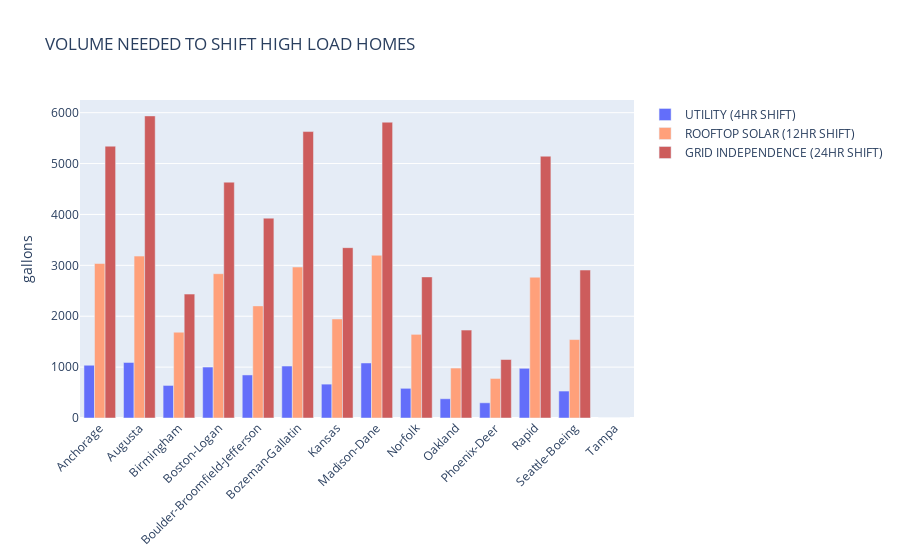
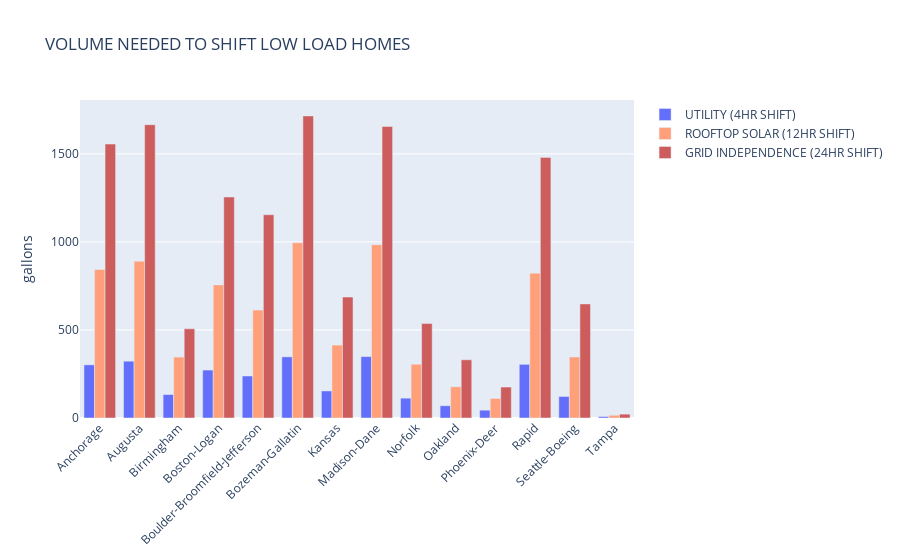

Notebook code cell kept with these figures, in order:
### Markdown cell above
### Visualizing Storage
100-500 GALLONS
Can be stacked and fit into existing boiler room in retrofit buildings. 
![](./media/sHeat_withMan.png)

500-2000 GALLONS 
![](./media/attached_shed.png)

2000+ GALLONS

![](./media/drum_storage.png)

### Code cell
# Plot Storage Required By Location as Bar Graph

cities = highGasUse12['city'].to_list()

gal_low24 = (lowGasUse24['volume']).tolist()
gal_hi24 = (highGasUse24['volume']).tolist()

gal_low12 = (lowGasUse12['volume']).tolist()
gal_hi12 = (highGasUse12['volume']).tolist()

gal_low4 = (lowGasUse4['volume']).tolist()
gal_hi4 = (highGasUse4['volume']).tolist()
#kWhSize = newPANDA['heat_Need_LOW'].tolist()

fig = go.Figure()

fig.add_trace(go.Bar(
    x=cities,
    y=gal_hi4,
    name='UTILITY (4HR SHIFT)',
#    marker_color='lightsalmon'
))


fig.add_trace(go.Bar(
    x=cities,
    y=gal_hi12,
    name='ROOFTOP SOLAR (12HR SHIFT)',
    marker_color='lightsalmon'
))


fig.add_trace(go.Bar(
    x=cities,
    y=gal_hi24,
    name='GRID INDEPENDENCE (24HR SHIFT)',
    marker_color='indianred'
))


cities = lowGasUse12['city'].to_list()



# Here we modify the tickangle of the xaxis, resulting in rotated labels.
fig.update_layout(yaxis_title ='gallons', title='VOLUME NEEDED TO SHIFT HIGH LOAD HOMES', barmode='group', xaxis_tickangle=-45)
fig.show()


fig = go.Figure()

fig.add_trace(go.Bar(
    x=cities,
    y=gal_low4,
    name='UTILITY (4HR SHIFT)',
#    marker_color='lightsalmon'
))


fig.add_trace(go.Bar(
    x=cities,
    y=gal_low12,
    name='ROOFTOP SOLAR (12HR SHIFT)',
    marker_color='lightsalmon'
))


fig.add_trace(go.Bar(
    x=cities,
    y=gal_low24,
    name='GRID INDEPENDENCE (24HR SHIFT)',
    marker_color='indianred'
))


# Here we modify the tickangle of the xaxis, resulting in rotated labels.
fig.update_layout(yaxis_title ='gallons', title='VOLUME NEEDED TO SHIFT LOW LOAD HOMES', barmode='group', xaxis_tickangle=-45)
fig.show()

### Figure 1 — Plotly figure (JSON) as saved in the notebook; plotly's stock layout.template omitted (floating-point values rounded to 4 significant figures)
{"data": [{"name": "UTILITY (4HR SHIFT)", "type": "bar", "x": ["Anchorage", "Augusta", "Birmingham", "Boston-Logan", "Boulder-Broomfield-Jefferson", "Bozeman-Gallatin", "Kansas", "Madison-Dane", "Norfolk", "Oakland", "Phoenix-Deer", "Rapid", "Seattle-Boeing", "Tampa"], "y": [1037.0, 1091.0, 639.8, 1001.0, 845.8, 1021.0, 665.6, 1081.0, 583.3, 378.3, 298.8, 976.4, 529.4, 0]}, {"marker": {"color": "lightsalmon"}, "name": "ROOFTOP SOLAR (12HR SHIFT)", "type": "bar", "x": ["Anchorage", "Augusta", "Birmingham", "Boston-Logan", "Boulder-Broomfield-Jefferson", "Bozeman-Gallatin", "Kansas", "Madison-Dane", "Norfolk", "Oakland", "Phoenix-Deer", "Rapid", "Seattle-Boeing", "Tampa"], "y": [3036.0, 3182.0, 1687.0, 2836.0, 2203.0, 2967.0, 1946.0, 3198.0, 1644.0, 981.5, 777.3, 2767.0, 1542.0, 0]}, {"marker": {"color": "indianred"}, "name": "GRID INDEPENDENCE (24HR SHIFT)", "type": "bar", "x": ["Anchorage", "Augusta", "Birmingham", "Boston-Logan", "Boulder-Broomfield-Jefferson", "Bozeman-Gallatin", "Kansas", "Madison-Dane", "Norfolk", "Oakland", "Phoenix-Deer", "Rapid", "Seattle-Boeing", "Tampa"], "y": [5342.0, 5937.0, 2435.0, 4635.0, 3928.0, 5629.0, 3348.0, 5813.0, 2773.0, 1727.0, 1149.0, 5145.0, 2907.0, 0]}], "layout": {"barmode": "group", "title": {"text": "VOLUME NEEDED TO SHIFT HIGH LOAD HOMES"}, "xaxis": {"tickangle": -45}, "yaxis": {"title": {"text": "gallons"}}}}

### Figure 2 — Plotly figure (JSON) as saved in the notebook; plotly's stock layout.template omitted (floating-point values rounded to 4 significant figures)
{"data": [{"name": "UTILITY (4HR SHIFT)", "type": "bar", "x": ["Anchorage", "Augusta", "Birmingham", "Boston-Logan", "Boulder-Broomfield-Jefferson", "Bozeman-Gallatin", "Kansas", "Madison-Dane", "Norfolk", "Oakland", "Phoenix-Deer", "Rapid", "Seattle-Boeing", "Tampa"], "y": [301.9, 322.6, 133.2, 272.3, 238.7, 347.3, 153.6, 348.6, 112.6, 69.6, 44.39, 304.7, 122.3, 8.068]}, {"marker": {"color": "lightsalmon"}, "name": "ROOFTOP SOLAR (12HR SHIFT)", "type": "bar", "x": ["Anchorage", "Augusta", "Birmingham", "Boston-Logan", "Boulder-Broomfield-Jefferson", "Bozeman-Gallatin", "Kansas", "Madison-Dane", "Norfolk", "Oakland", "Phoenix-Deer", "Rapid", "Seattle-Boeing", "Tampa"], "y": [843.6, 889.8, 346.1, 755.9, 613.0, 994.9, 414.3, 983.9, 305.3, 177.1, 111.2, 822.4, 346.4, 15.49]}, {"marker": {"color": "indianred"}, "name": "GRID INDEPENDENCE (24HR SHIFT)", "type": "bar", "x": ["Anchorage", "Augusta", "Birmingham", "Boston-Logan", "Boulder-Broomfield-Jefferson", "Bozeman-Gallatin", "Kansas", "Madison-Dane", "Norfolk", "Oakland", "Phoenix-Deer", "Rapid", "Seattle-Boeing", "Tampa"], "y": [1556.0, 1665.0, 506.6, 1255.0, 1154.0, 1715.0, 686.9, 1655.0, 536.7, 330.5, 175.9, 1480.0, 647.7, 21.89]}], "layout": {"barmode": "group", "title": {"text": "VOLUME NEEDED TO SHIFT LOW LOAD HOMES"}, "xaxis": {"tickangle": -45}, "yaxis": {"title": {"text": "gallons"}}}}
